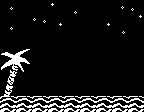

Tiled map render using the project's own tile images. Description and the whole map definition, tile-layer contents included, below:
An orthogonal 18x28 tile map with 8x4 px tiles, 1 tile layer (Capa de Patrones 1).

<map version="1.2" tiledversion="1.2.4" orientation="orthogonal" renderorder="right-down" width="18" height="28" tilewidth="8" tileheight="4" infinite="0" nextlayerid="2" nextobjectid="1">
 <tileset firstgid="1" source="patrones8x4.tsx" />
 <layer id="1" name="Capa de Patrones 1" width="18" height="28">
  <data encoding="csv">
141,141,141,141,141,141,186,141,141,141,141,141,141,141,141,141,141,141,
141,166,141,141,141,141,196,141,141,141,141,141,141,141,141,49,50,141,
141,176,141,141,141,141,141,141,141,166,141,141,141,141,141,59,60,141,
141,141,141,141,141,141,141,141,141,176,141,141,141,141,141,141,141,186,
141,141,141,141,49,50,141,141,141,141,141,141,141,141,141,141,141,196,
141,141,141,141,59,60,141,186,141,141,141,141,141,186,141,141,141,141,
141,166,141,141,141,141,141,196,141,141,141,141,141,196,141,141,141,141,
141,176,141,141,141,141,141,141,141,141,141,141,141,141,141,166,141,141,
141,141,141,141,141,141,141,141,141,141,37,141,141,141,141,176,141,141,
141,141,141,141,141,141,141,141,141,141,141,141,141,141,141,141,141,141,
141,141,141,141,141,141,141,141,141,141,141,141,141,141,141,141,141,141,
141,141,141,141,141,141,141,141,141,141,141,141,141,141,141,141,141,141,
81,82,83,84,141,141,141,141,141,141,141,141,141,141,141,141,141,141,
91,92,93,94,141,141,141,141,141,141,141,141,141,141,141,141,141,141,
101,102,103,104,141,141,141,141,141,141,141,141,141,141,141,141,141,141,
111,112,113,114,141,141,141,141,141,141,141,141,141,141,141,141,141,141,
121,122,123,141,141,141,141,141,141,141,141,141,141,141,141,141,141,141,
131,132,133,141,141,141,141,141,141,141,141,141,141,141,141,141,141,141,
141,142,143,141,141,141,141,141,141,141,141,141,141,141,141,141,141,141,
151,152,153,141,141,141,141,141,141,141,141,141,141,141,141,141,141,141,
161,162,141,141,141,141,141,141,141,141,141,141,141,141,141,141,141,141,
171,172,141,141,141,141,141,141,141,141,141,141,141,141,141,141,141,141,
181,182,141,141,141,141,141,141,141,141,141,141,141,141,141,141,141,141,
191,192,141,141,141,141,141,141,141,141,141,141,141,141,141,141,141,141,
1,2,1,2,1,2,1,2,1,2,1,2,1,2,1,2,1,2,
11,12,11,12,11,12,11,12,11,12,11,12,11,12,11,12,11,12,
21,22,21,22,21,22,21,22,21,22,21,22,21,22,21,22,21,22,
31,32,31,32,31,32,31,32,31,32,31,32,31,32,31,32,31,32
</data>
 </layer>
</map>
